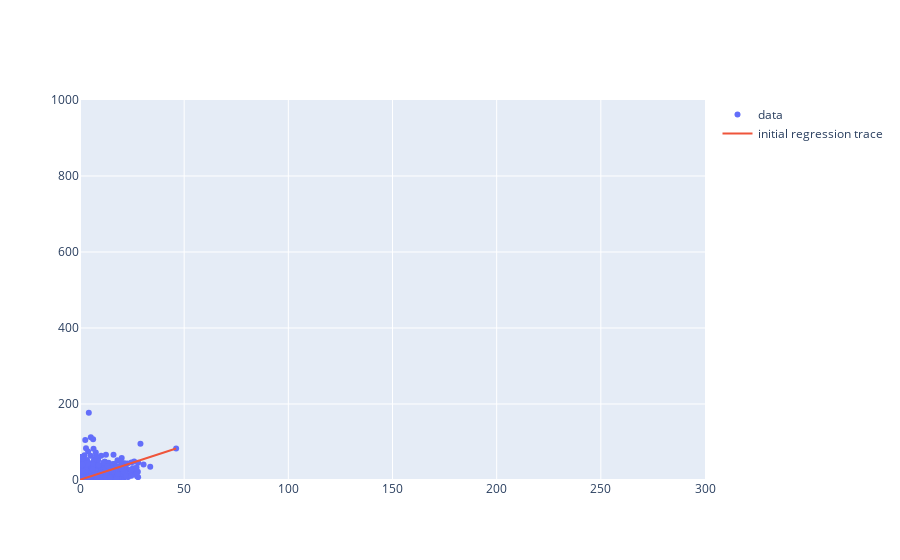

Notebook cell for this chart:
### Code cell
plot([revenues_per_budgets_trace, initial_regression_trace], revenues_layout)

### Figure 1 — Plotly figure (JSON) as saved in the notebook; plotly's stock layout.template omitted (floating-point values rounded to 4 significant figures; data arrays with more than 128 entries replaced by an {"elided": "..."} marker saying what was removed)
{"data": [{"mode": "markers", "name": "data", "text": {"elided": "1776 str values"}, "type": "scatter", "x": {"elided": "1776 float values"}, "y": {"elided": "1776 float values"}}, {"mode": "lines", "name": "initial regression trace", "text": [], "type": "scatter", "x": {"elided": "1776 float values"}, "y": {"elided": "1776 float values"}}], "layout": {"xaxis": {"range": [0, 300]}, "yaxis": {"range": [0, 1000]}}}
